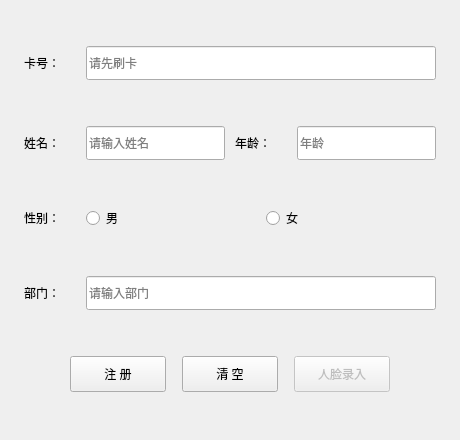
<?xml version="1.0" encoding="UTF-8"?>
<ui version="4.0">
 <class>EmployeeRegisterWidget</class>
 <widget class="QWidget" name="EmployeeRegisterWidget">
  <property name="geometry">
   <rect>
    <x>0</x>
    <y>0</y>
    <width>460</width>
    <height>440</height>
   </rect>
  </property>
  <property name="windowTitle">
   <string>Form</string>
  </property>
  <layout class="QVBoxLayout" name="verticalLayout">
   <property name="spacing">
    <number>14</number>
   </property>
   <property name="leftMargin">
    <number>24</number>
   </property>
   <property name="topMargin">
    <number>14</number>
   </property>
   <property name="rightMargin">
    <number>24</number>
   </property>
   <property name="bottomMargin">
    <number>14</number>
   </property>
   <item>
    <layout class="QHBoxLayout" name="cardRow">
     <property name="spacing">
      <number>10</number>
     </property>
     <item>
      <widget class="QLabel" name="cardLabel">
       <property name="minimumSize">
        <size>
         <width>52</width>
         <height>0</height>
        </size>
       </property>
       <property name="maximumSize">
        <size>
         <width>52</width>
         <height>16777215</height>
        </size>
       </property>
       <property name="text">
        <string>卡号：</string>
       </property>
      </widget>
     </item>
     <item>
      <widget class="QLineEdit" name="cardLineEdit">
       <property name="minimumSize">
        <size>
         <width>280</width>
         <height>34</height>
        </size>
       </property>
       <property name="readOnly">
        <bool>true</bool>
       </property>
       <property name="placeholderText">
        <string>请先刷卡</string>
       </property>
      </widget>
     </item>
    </layout>
   </item>
   <item>
    <layout class="QHBoxLayout" name="nameAgeRow">
     <property name="spacing">
      <number>10</number>
     </property>
     <item>
      <widget class="QLabel" name="nameLabel">
       <property name="minimumSize">
        <size>
         <width>52</width>
         <height>0</height>
        </size>
       </property>
       <property name="maximumSize">
        <size>
         <width>52</width>
         <height>16777215</height>
        </size>
       </property>
       <property name="text">
        <string>姓名：</string>
       </property>
      </widget>
     </item>
     <item>
      <widget class="QLineEdit" name="nameLineEdit">
       <property name="minimumSize">
        <size>
         <width>110</width>
         <height>34</height>
        </size>
       </property>
       <property name="placeholderText">
        <string>请输入姓名</string>
       </property>
      </widget>
     </item>
     <item>
      <widget class="QLabel" name="ageLabel">
       <property name="minimumSize">
        <size>
         <width>52</width>
         <height>0</height>
        </size>
       </property>
       <property name="maximumSize">
        <size>
         <width>52</width>
         <height>16777215</height>
        </size>
       </property>
       <property name="text">
        <string>年龄：</string>
       </property>
      </widget>
     </item>
     <item>
      <widget class="QLineEdit" name="ageLineEdit">
       <property name="minimumSize">
        <size>
         <width>100</width>
         <height>34</height>
        </size>
       </property>
       <property name="placeholderText">
        <string>年龄</string>
       </property>
      </widget>
     </item>
    </layout>
   </item>
   <item>
    <layout class="QHBoxLayout" name="sexRow">
     <property name="spacing">
      <number>10</number>
     </property>
     <item>
      <widget class="QLabel" name="sexLabel">
       <property name="minimumSize">
        <size>
         <width>52</width>
         <height>0</height>
        </size>
       </property>
       <property name="maximumSize">
        <size>
         <width>52</width>
         <height>16777215</height>
        </size>
       </property>
       <property name="text">
        <string>性别：</string>
       </property>
      </widget>
     </item>
     <item>
      <widget class="QRadioButton" name="manRadioBtn">
       <property name="text">
        <string>男</string>
       </property>
      </widget>
     </item>
     <item>
      <widget class="QRadioButton" name="womanRadioBtn">
       <property name="text">
        <string>女</string>
       </property>
      </widget>
     </item>
    </layout>
   </item>
   <item>
    <layout class="QHBoxLayout" name="deptRow">
     <property name="spacing">
      <number>10</number>
     </property>
     <item>
      <widget class="QLabel" name="deptLabel">
       <property name="minimumSize">
        <size>
         <width>52</width>
         <height>0</height>
        </size>
       </property>
       <property name="maximumSize">
        <size>
         <width>52</width>
         <height>16777215</height>
        </size>
       </property>
       <property name="text">
        <string>部门：</string>
       </property>
      </widget>
     </item>
     <item>
      <widget class="QLineEdit" name="departmentLineEdit">
       <property name="minimumSize">
        <size>
         <width>280</width>
         <height>34</height>
        </size>
       </property>
       <property name="placeholderText">
        <string>请输入部门</string>
       </property>
      </widget>
     </item>
    </layout>
   </item>
   <item>
    <layout class="QHBoxLayout" name="btnLayout">
     <property name="spacing">
      <number>16</number>
     </property>
     <item>
      <spacer name="btnLeftSpacer">
       <property name="orientation">
        <enum>Qt::Horizontal</enum>
       </property>
       <property name="sizeHint" stdset="0">
        <size>
         <width>20</width>
         <height>20</height>
        </size>
       </property>
      </spacer>
     </item>
     <item>
      <widget class="QPushButton" name="confirmBtn">
       <property name="minimumSize">
        <size>
         <width>96</width>
         <height>36</height>
        </size>
       </property>
       <property name="primary" stdset="0">
        <bool>true</bool>
       </property>
       <property name="text">
        <string>注 册</string>
       </property>
      </widget>
     </item>
     <item>
      <widget class="QPushButton" name="cancelBtn">
       <property name="minimumSize">
        <size>
         <width>96</width>
         <height>36</height>
        </size>
       </property>
       <property name="text">
        <string>清 空</string>
       </property>
      </widget>
     </item>
     <item>
      <widget class="QPushButton" name="faceBtn">
       <property name="enabled">
        <bool>false</bool>
       </property>
       <property name="minimumSize">
        <size>
         <width>96</width>
         <height>36</height>
        </size>
       </property>
       <property name="text">
        <string>人脸录入</string>
       </property>
      </widget>
     </item>
     <item>
      <spacer name="btnRightSpacer">
       <property name="orientation">
        <enum>Qt::Horizontal</enum>
       </property>
       <property name="sizeHint" stdset="0">
        <size>
         <width>20</width>
         <height>20</height>
        </size>
       </property>
      </spacer>
     </item>
    </layout>
   </item>
  </layout>
 </widget>
 <resources/>
 <connections/>
</ui>
